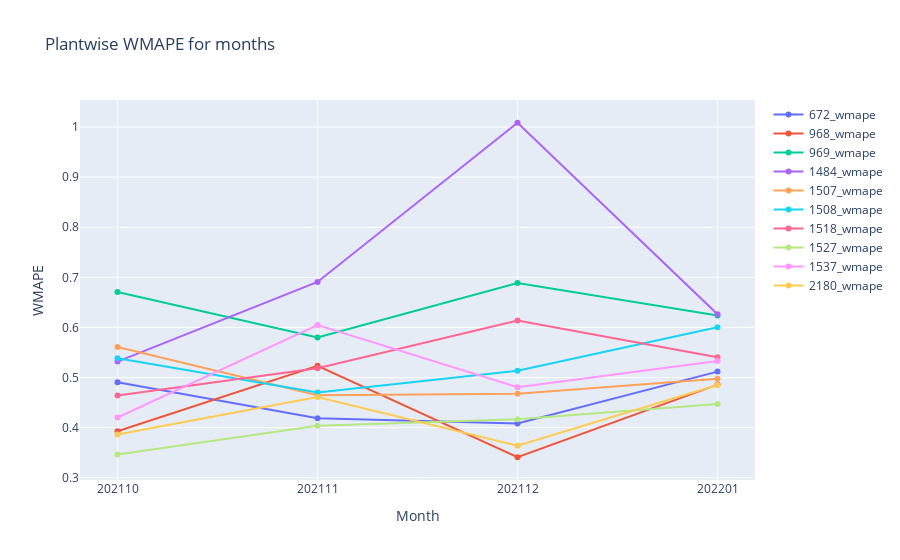
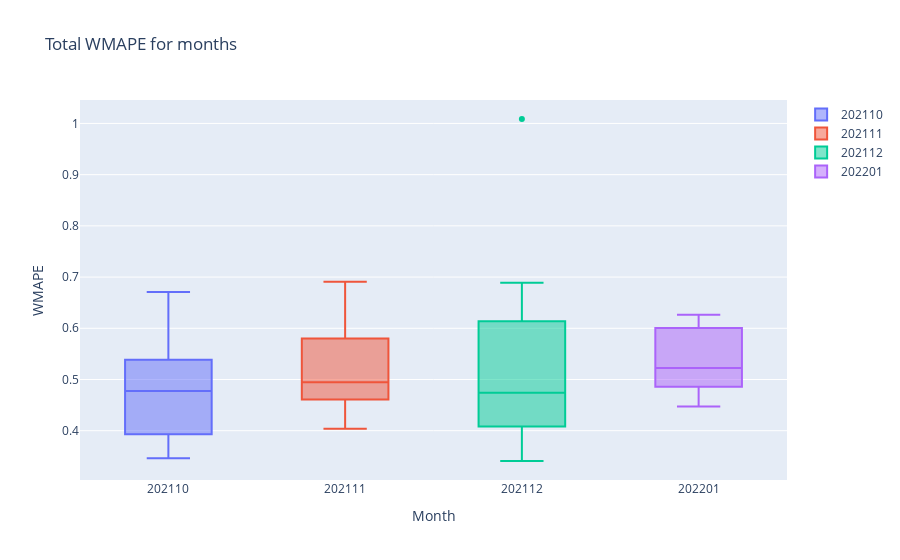
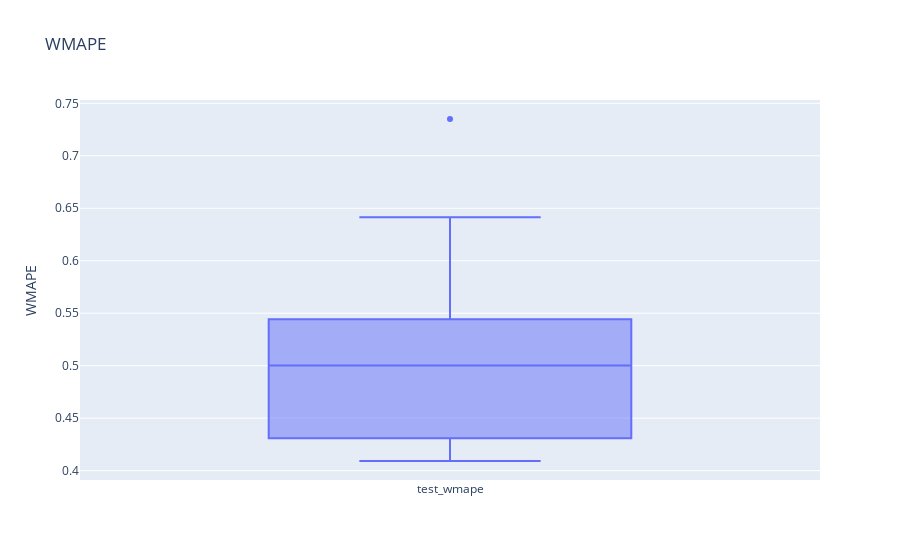

The notebook cell these images were saved under, in order:
### Code cell
conv.plot_accuracy("test")

### Figure 1 — Plotly figure (JSON) as saved in the notebook; plotly's stock layout.template omitted (floating-point values rounded to 4 significant figures)
{"data": [{"line": {"color": "#636EFA"}, "name": "672_wmape", "type": "scatter", "x": ["202110", "202111", "202112", "202201"], "y": [0.4907, 0.4189, 0.4085, 0.5118]}, {"line": {"color": "#EF553B"}, "name": "968_wmape", "type": "scatter", "x": ["202110", "202111", "202112", "202201"], "y": [0.3929, 0.5234, 0.3409, 0.4859]}, {"line": {"color": "#00CC96"}, "name": "969_wmape", "type": "scatter", "x": ["202110", "202111", "202112", "202201"], "y": [0.6707, 0.58, 0.6887, 0.624]}, {"line": {"color": "#AB63FA"}, "name": "1484_wmape", "type": "scatter", "x": ["202110", "202111", "202112", "202201"], "y": [0.5318, 0.6907, 1.009, 0.6265]}, {"line": {"color": "#FFA15A"}, "name": "1507_wmape", "type": "scatter", "x": ["202110", "202111", "202112", "202201"], "y": [0.5608, 0.4649, 0.4675, 0.4977]}, {"line": {"color": "#19D3F3"}, "name": "1508_wmape", "type": "scatter", "x": ["202110", "202111", "202112", "202201"], "y": [0.5386, 0.4703, 0.5136, 0.6005]}, {"line": {"color": "#FF6692"}, "name": "1518_wmape", "type": "scatter", "x": ["202110", "202111", "202112", "202201"], "y": [0.4639, 0.5185, 0.614, 0.5405]}, {"line": {"color": "#B6E880"}, "name": "1527_wmape", "type": "scatter", "x": ["202110", "202111", "202112", "202201"], "y": [0.3464, 0.4039, 0.4167, 0.4472]}, {"line": {"color": "#FF97FF"}, "name": "1537_wmape", "type": "scatter", "x": ["202110", "202111", "202112", "202201"], "y": [0.4202, 0.6048, 0.4806, 0.5329]}, {"line": {"color": "#FECB52"}, "name": "2180_wmape", "type": "scatter", "x": ["202110", "202111", "202112", "202201"], "y": [0.3864, 0.4611, 0.3637, 0.4852]}], "layout": {"autosize": true, "title": {"text": "Plantwise WMAPE for months"}, "xaxis": {"autorange": true, "range": [-0.178, 3.178], "title": {"text": "Month"}, "type": "category"}, "yaxis": {"autorange": true, "range": [0.2857, 1.064], "title": {"text": "WMAPE"}, "type": "linear"}}}

### Figure 2 — Plotly figure (JSON) as saved in the notebook; plotly's stock layout.template omitted (floating-point values rounded to 4 significant figures)
{"data": [{"name": "202110", "type": "box", "y": [0.4907, 0.3929, 0.6707, 0.5318, 0.5608, 0.5386, 0.4639, 0.3464, 0.4202, 0.3864]}, {"name": "202111", "type": "box", "y": [0.4189, 0.5234, 0.58, 0.6907, 0.4649, 0.4703, 0.5185, 0.4039, 0.6048, 0.4611]}, {"name": "202112", "type": "box", "y": [0.4085, 0.3409, 0.6887, 1.009, 0.4675, 0.5136, 0.614, 0.4167, 0.4806, 0.3637]}, {"name": "202201", "type": "box", "y": [0.5118, 0.4859, 0.624, 0.6265, 0.4977, 0.6005, 0.5405, 0.4472, 0.5329, 0.4852]}], "layout": {"autosize": true, "title": {"text": "Total WMAPE for months"}, "xaxis": {"autorange": true, "range": [-0.5, 3.5], "title": {"text": "Month"}, "type": "category"}, "yaxis": {"autorange": true, "range": [0.3038, 1.046], "title": {"text": "WMAPE"}, "type": "linear"}}}

### Figure 3 — Plotly figure (JSON) as saved in the notebook; plotly's stock layout.template omitted (floating-point values rounded to 4 significant figures)
{"data": [{"name": "test_wmape", "type": "box", "y": [0.4473, 0.4307, 0.6414, 0.7351, 0.4879, 0.5263, 0.5442, 0.4092, 0.5125, 0.423]}], "layout": {"autosize": true, "title": {"text": "WMAPE"}, "xaxis": {"autorange": true, "range": [-0.5, 0.5], "type": "category"}, "yaxis": {"autorange": true, "range": [0.3911, 0.7532], "title": {"text": "WMAPE"}, "type": "linear"}}}
